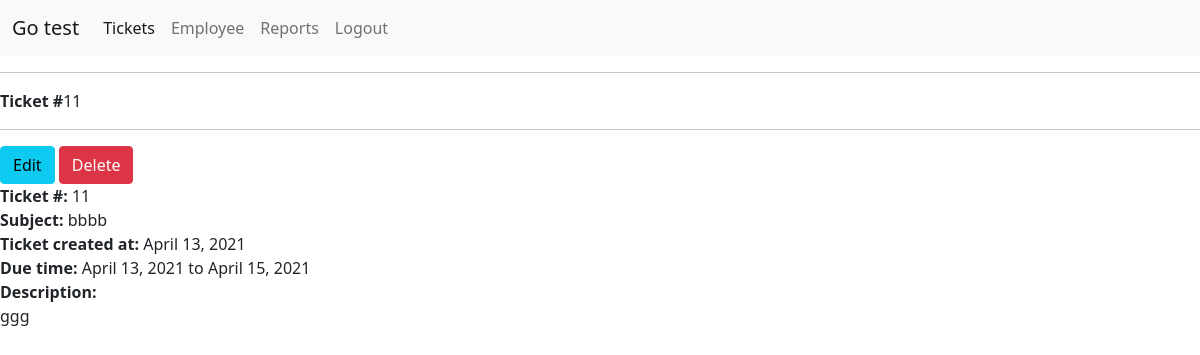
Before: /info_ticket/11/ (signed in) with the older database file.
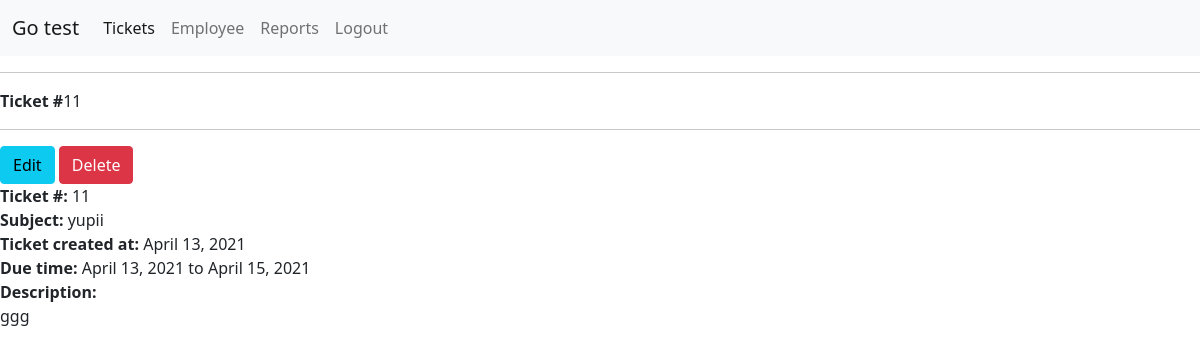
After: the same page with the newer database file.
### tickets/models.py (models this page shows, shortened)
class Ticket(models.Model):
    id = models.AutoField(primary_key=True)
    subject = models.CharField(max_length=100)
    employee = models.ForeignKey(Employee, on_delete=models.CASCADE)
    description= models.TextField(max_length=500)
    date = models.DateField(auto_now_add=True)
    status = models.CharField(max_length=50, choices=STATUS_OPTIONS)
    start_date = models.DateField(default=datetime.date.today)
    end_date = models.DateField(default=datetime.date.today)
    notes = models.TextField(null=True)

### tickets/views.py (the view)
# urls.py: path('info_ticket/<str:pk>/', views.info_ticket, name="info_ticket"),
@login_required(login_url='login')
def info_ticket(request, pk):
    ticket = Ticket.objects.get(id=pk)
    context={"ticket":ticket}
    return render(request, 'tickets/tickets_info.html', context)

### tickets/templates/tickets/tickets_info.html
{% extends 'tickets/base.html' %}
{% block content %}
<hr>
<strong>Ticket #</strong>{{ticket.id}}
<hr>
<a class="btn btn-info" href="{% url 'ticket_update' ticket.id %}" ticket.id>Edit</a>   <a class="btn btn-danger" href="{% url 'ticket_delete' ticket.id %}">Delete</a>
<br>
<strong>Ticket #:</strong> {{ticket.id}}
<br>
<strong>Subject:</strong> {{ticket.subject}}
<br>
<strong>Ticket created at:</strong> {{ticket.date}}
<br>
<strong>Due time:</strong> {{ticket.start_date}} to {{ticket.end_date}}
<br>
<strong>Description:</strong>
<br>
{{ticket.description}}
{% endblock content %}

Changed rows visible on the page:
changed Ticket "ggg": subject "bbbb" → "yupii"
